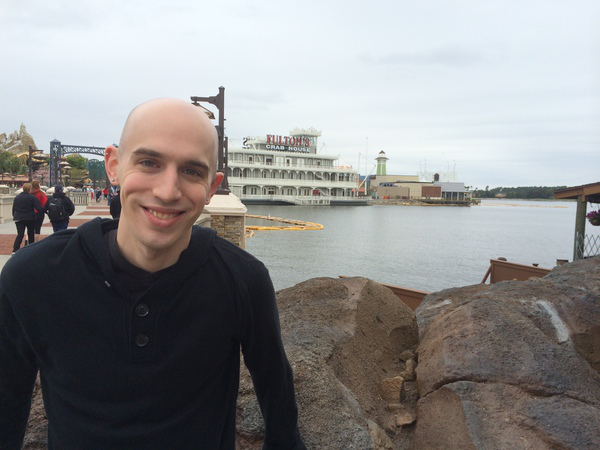
#> input picture 1.4_Basic_Image_Processing/1.4.4_Flipping/florida_trip.png, 600 x 450 px
$ python flipping.py --image florida_trip.png
#> lines starting #> are read from the running program, lines starting #| are printed output that depends on the picture
import argparse
import cv2
import imutils


ap = argparse.ArgumentParser()
ap.add_argument('-i', "--image", required=True, help="Image you want to process.")
args = vars(ap.parse_args())

print('Image:', args['image'])

image = cv2.imread(args['image'])
#> image is the input picture: shape (450, 600, 3); mean B, G, R 139.9, 140.1, 141
cv2.imshow('Original', image)
cv2.waitKey(0)

# flip the image horizontally
flipped = cv2.flip(image, 1)
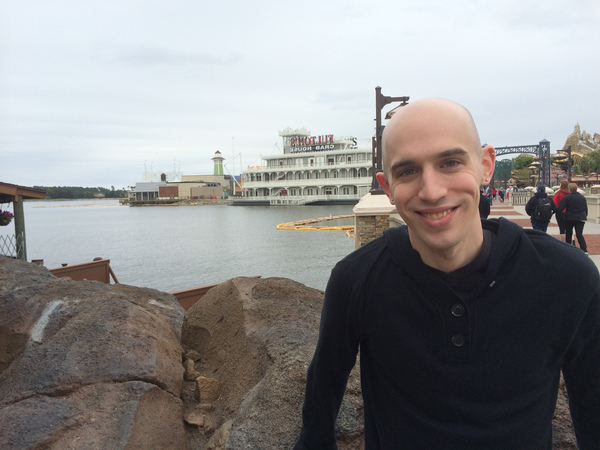
#> flipped: shape (450, 600, 3); mean B, G, R 139.9, 140.1, 141
cv2.imshow("Flipped Horizontally", flipped)

# flip the image vertically
flipped = cv2.flip(image, 0)
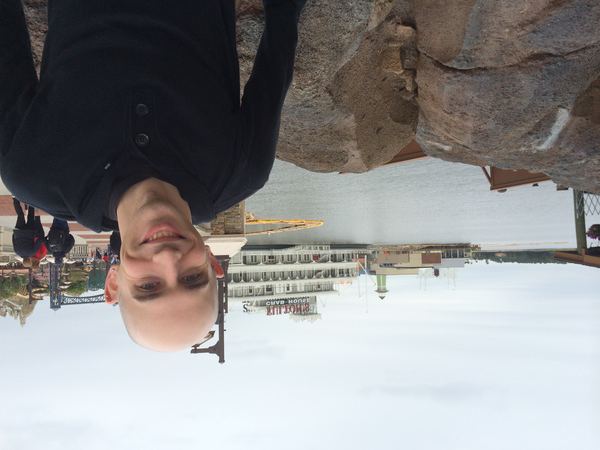
#> flipped: shape (450, 600, 3); mean B, G, R 139.9, 140.1, 141
cv2.imshow("Flipped Vertically", flipped)

# flip the image along both axes
flipped = cv2.flip(image, -1)
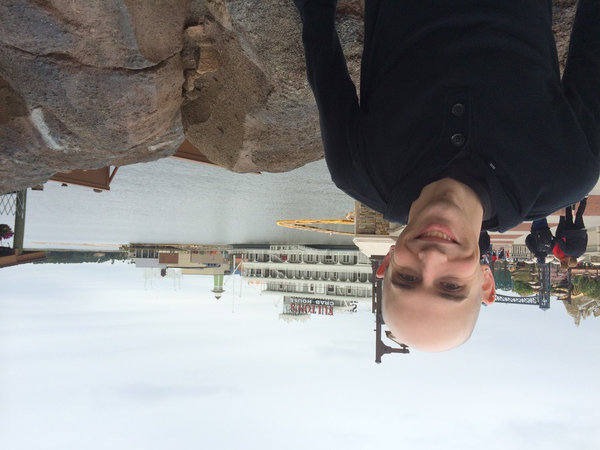
#> flipped: shape (450, 600, 3); mean B, G, R 139.9, 140.1, 141
cv2.imshow("Flipped Horizontally & Vertically", flipped)
cv2.waitKey(0)
